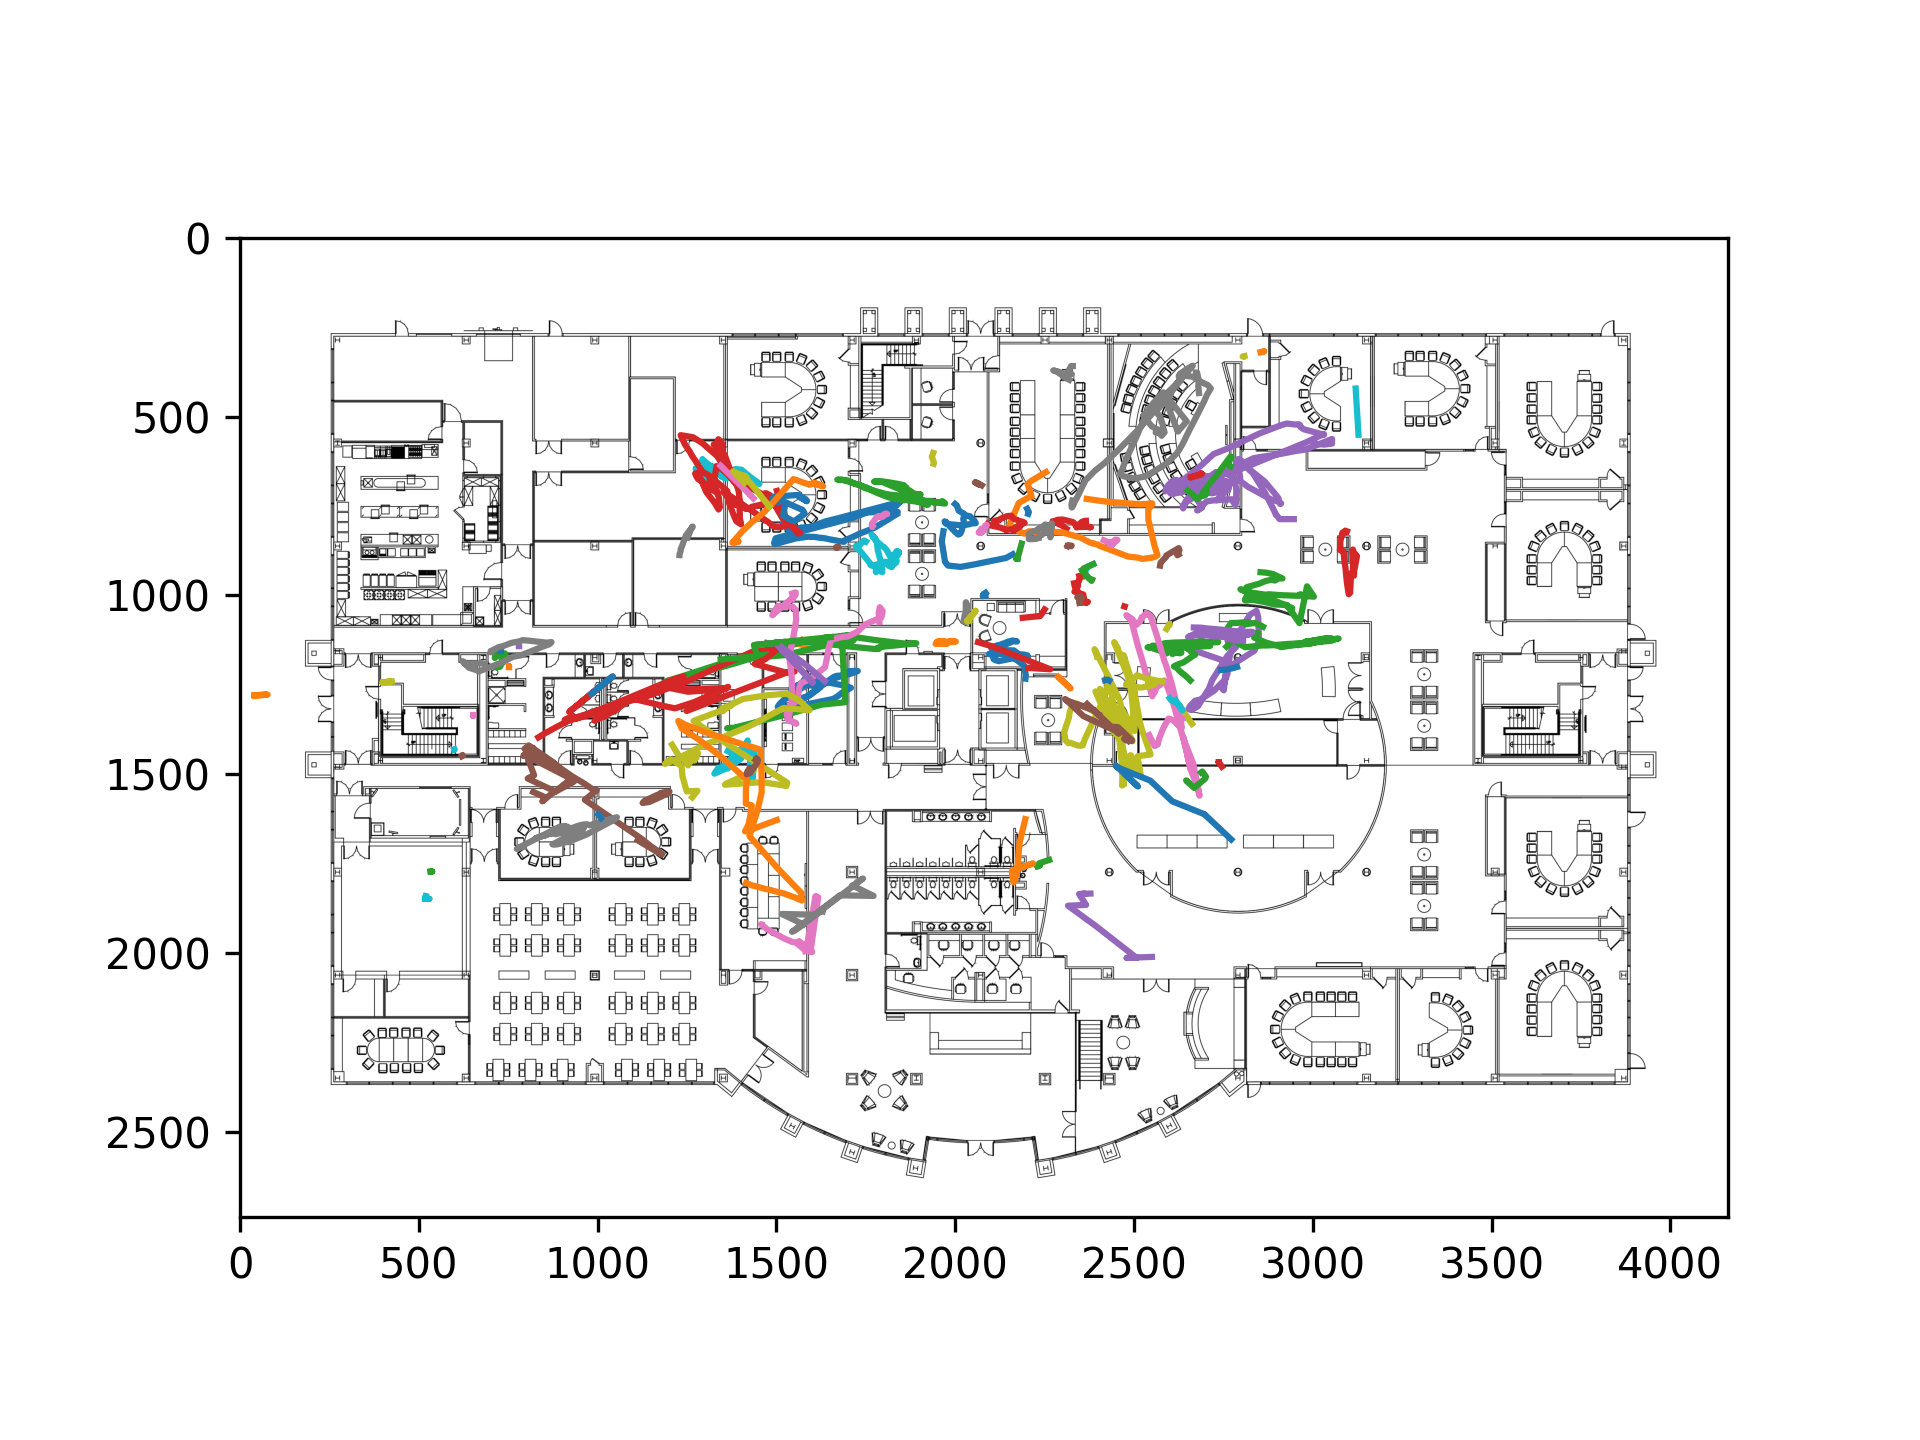

Source code (Python):
import pandas as pd
import matplotlib.pyplot as plt

# data of format id,x,y
df = pd.read_csv("pos.csv")
print(df.head())

# collect data for each id
ids = df['id'].unique()

# filter out the ids that are stationary (don't move)
ids = [id for id in ids if len(df[df['id'] == id]) > 10]


#ids = ids[200:250]
for id in ids:
    data = df[df['id'] == id]
    datax = data['x'].rolling(window=30).mean()
    datay = data['y'].rolling(window=30).mean()
    
    # scale x and y by 10
    datax = datax * 10
    datay = datay * 10
    plt.plot(datax, datay, label=id)

plt.imshow(plt.imread('floor1.png'))
plt.savefig('plot.png', dpi=300)
